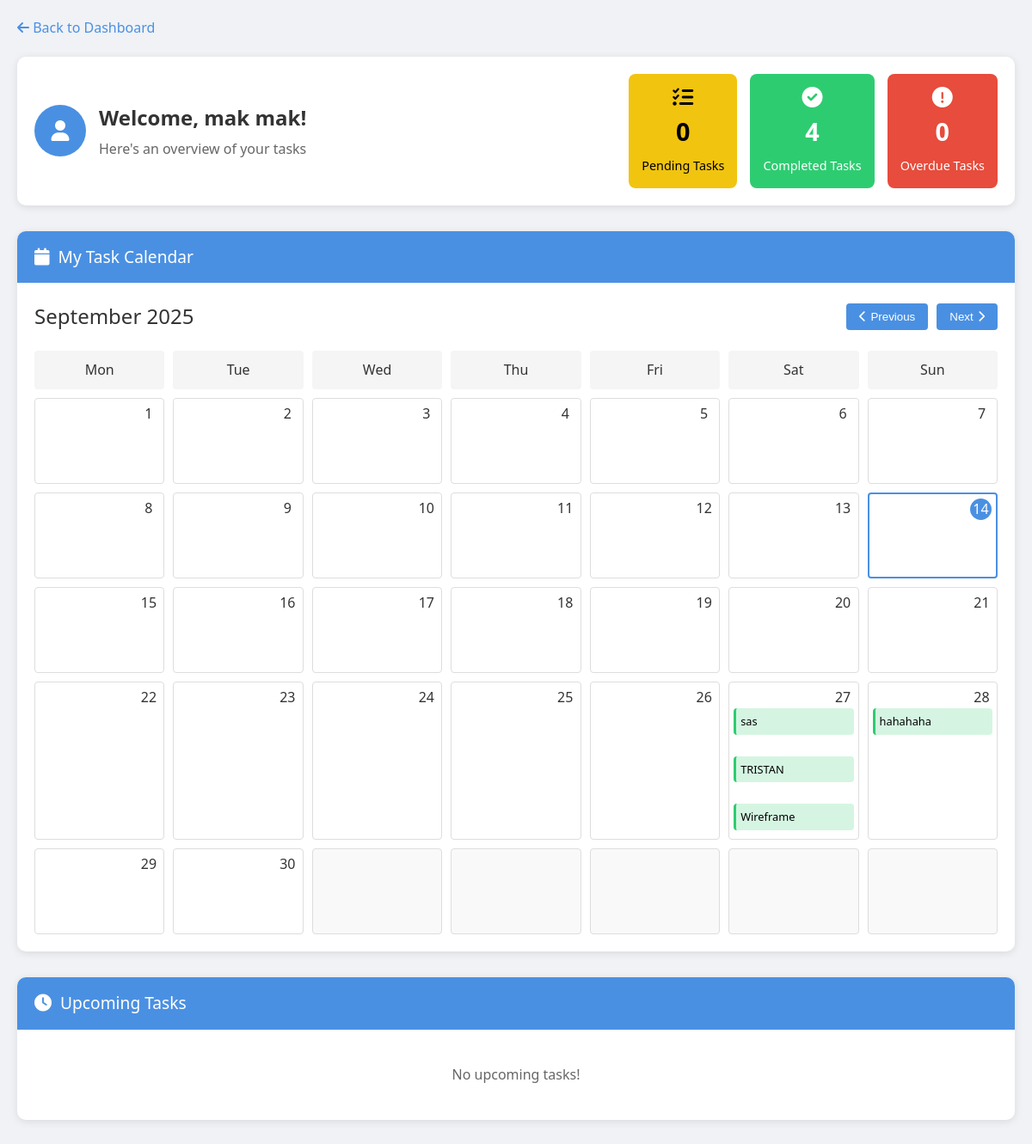
Page /maonani/staff_tasks.php (signed in) on the committed database.
### tables this page shows
CREATE TABLE `users` (
  `id` int(11) NOT NULL,
  `first_name` varchar(100) NOT NULL,
  `last_name` varchar(100) NOT NULL,
  `middle_name` varchar(100) DEFAULT NULL,
  `username` varchar(100) NOT NULL,
  `password` varchar(255) NOT NULL,
  `role` enum('admin','staff') NOT NULL DEFAULT 'staff',
  `phone` varchar(20) DEFAULT NULL
);

CREATE TABLE `tasks` (
  `id` int(11) NOT NULL,
  `title` varchar(255) NOT NULL,
  `description` text NOT NULL,
  `created_by` int(11) NOT NULL,
  `assigned_to` int(11) NOT NULL,
  `created_at` timestamp NOT NULL DEFAULT current_timestamp(),
  `due_date` datetime NOT NULL,
  `status` enum('pending','completed','overdue') NOT NULL DEFAULT 'pending',
  `updated_at` timestamp NOT NULL DEFAULT current_timestamp() ON UPDATE current_timestamp(),
  `priority` enum('low','medium','high') DEFAULT 'medium',
  `completion_notes` text DEFAULT NULL,
  `completed_at` timestamp NULL DEFAULT NULL
);

### maonani/staff_tasks.php (the view, shortened to what this page needs)
<?php
$host = "localhost";
$dbname = "accountant";
$username = "root";
$password = "";
$conn = new mysqli($host, $username, $password, $dbname);
$user_id = $_SESSION['user_id'];
$role = $_SESSION['role'];
$stmt = $conn->prepare("SELECT * FROM users WHERE id = ? AND role = ?");
$stmt->bind_param("is", $user_id, $role);
$stmt->execute();
$result = $stmt->get_result();
$user = $result->fetch_assoc();
$current_date = new DateTime();
$current_month = $current_date->format('Y-m');
$days_in_month = $current_date->format('t');
$month_name = $current_date->format('F');
$year = $current_date->format('Y');
$tasks_stmt = $conn->prepare("
    SELECT t.*,
           u.first_name as assigned_by_name,
           u.last_name as assigned_by_lastname,
           GROUP_CONCAT(DISTINCT ta.file_name) as attachment_names
    FROM tasks t
    LEFT JOIN users u ON t.created_by = u.id
    LEFT JOIN task_attachments ta ON t.id = ta.task_id
    WHERE t.assigned_to = ?
    GROUP BY t.id
    ORDER BY
        CASE
            WHEN t.status = 'pending' AND t.due_date < NOW() THEN 1
            WHEN t.status = 'pending' THEN 2
            WHEN t.status = 'completed' THEN 3
        END,
        t.due_date ASC
");
$tasks_stmt->bind_param("i", $user_id);
$tasks_stmt->execute();
$tasks_result = $tasks_stmt->get_result();
$task_counts = [
    'total' => 0,
    'pending' => 0,
    'completed' => 0,
    'overdue' => 0
];
$calendar_tasks = [];
while ($task = $tasks_result->fetch_assoc()) {
    $task_day = date('j', strtotime($task['due_date']));
    if (!isset($calendar_tasks[$task_day])) {
        $calendar_tasks[$task_day] = [];
    }
    $calendar_tasks[$task_day][] = [
        'id' => $task['id'],
        'title' => $task['title'],
        'status' => $task['status'],
        'due_date' => $task['due_date'],
        'is_overdue' => strtotime($task['due_date']) < time() && $task['status'] !== 'completed'
    ];
    if ($task['status'] === 'completed') {
        $task_counts['completed']++;
    } else {
        if (strtotime($task['due_date']) < time()) {
            $task_counts['overdue']++;
        }
        $task_counts['pending']++;
    }
}
?>
<!DOCTYPE html>
<html lang="en">
<head>
    <link rel="stylesheet" href="https://cdnjs.cloudflare.com/ajax/libs/font-awesome/6.0.0/css/all.min.css">
</head>
<body>
    <div class="dashboard-container">
        <a href="dashboard.php" class="back-button">
            <i class="fas fa-arrow-left"></i> Back to Dashboard
        </a>
        <div class="dashboard-header">
            <div class="user-welcome">
                <div class="user-avatar">
                    <i class="fas fa-user"></i>
                </div>
                <div class="welcome-text">
                    <h1>Welcome, <?php echo htmlspecialchars($user['first_name'] . ' ' . $user['last_name']); ?>!</h1>
                    <p>Here's an overview of your tasks</p>
                </div>
            </div>
            <div class="task-stats">
                <div class="stat-card pending">
                    <i class="fas fa-tasks"></i>
                    <div class="stat-number"><?php echo $task_counts['pending']; ?></div>
                    <div class="stat-label">Pending Tasks</div>
                </div>
                <div class="stat-card completed">
                    <i class="fas fa-check-circle"></i>
                    <div class="stat-number"><?php echo $task_counts['completed']; ?></div>
                    <div class="stat-label">Completed Tasks</div>
                </div>
                <div class="stat-card overdue">
                    <i class="fas fa-exclamation-circle"></i>
                    <div class="stat-number"><?php echo $task_counts['overdue']; ?></div>
                    <div class="stat-label">Overdue Tasks</div>
                </div>
            </div>
        </div>
        <div class="tasks-container">
            <div class="task-section">
                <div class="section-header">
                    <i class="fas fa-calendar"></i>
                    <h2>My Task Calendar</h2>
                </div>
                <div class="calendar-container">
                    <div class="calendar-header">
                        <div class="calendar-title"><?php echo $month_name . ' ' . $year; ?></div>
                        <div class="calendar-nav">
                            <button id="prevMonth"><i class="fas fa-chevron-left"></i> Previous</button>
                            <button id="nextMonth">Next <i class="fas fa-chevron-right"></i></button>
                        </div>
                    </div>
                    <div class="calendar-grid">
                        <div class="calendar-weekday">Mon</div>
                        <div class="calendar-weekday">Tue</div>
                        <div class="calendar-weekday">Wed</div>
                        <div class="calendar-weekday">Thu</div>
                        <div class="calendar-weekday">Fri</div>
                        <div class="calendar-weekday">Sat</div>
                        <div class="calendar-weekday">Sun</div>
                        <?php
                        $today_day = date('j');
                        $today_month = date('n');
                        $today_year = date('Y');
                        for ($day = 1; $day <= $days_in_month; $day++):
                            $is_today = ($day == $today_day && date('n') == $today_month && date('Y') == $today_year);
                        ?>
                            <div class="calendar-day <?php echo $is_today ? 'today' : ''; ?>">
                                <div class="day-number"><?php echo $day; ?></div>
                                <?php if (isset($calendar_tasks[$day])): ?>
                                    <?php foreach ($calendar_tasks[$day] as $task): ?>
                                        <div class="calendar-task <?php
                                            if ($task['status'] === 'completed') {
                                                echo 'completed';
                                            } elseif ($task['is_overdue']) {
                                                echo 'overdue';
                                            } else {
                                                echo 'pending';
                                            }
                                        ?>" onclick="window.location.href='view_task.php?id=<?php echo $task['id']; ?>';">
                                            <?php echo htmlspecialchars($task['title']); ?>
                                        </div>
                                    <?php endforeach; ?>
                                <?php endif; ?>
                            </div>
                        <?php endfor; ?>
                        <?php
                        $last_day_weekday = date('N', strtotime("$current_month-$days_in_month"));
                        $remaining_cells = 7 - $last_day_weekday;
                        if ($remaining_cells < 7):
                            for ($i = 0; $i < $remaining_cells; $i++):
                        ?>
                            <div class="calendar-day empty"></div>
                        <?php
                            endfor;
                        endif;
                        ?>
                    </div>
                </div>
            </div>
            <div class="task-section">
                <div class="section-header">
                    <i class="fas fa-clock"></i>
                    <h2>Upcoming Tasks</h2>
                </div>
                <div class="task-list">
                    <?php
                    $upcoming_count = 0;
                    ?>
                    <?php
                    if ($upcoming_count === 0):
                    ?>
                        <p style="padding: 20px; text-align: center; color: #666;">No upcoming tasks!</p>
                    <?php endif; ?>
                </div>
            </div>
        </div>
    </div>
</body>
</html>

### maonani/staff_tasks.php (style rules this page uses)
:root { --primary-color: #4a90e2; --secondary-color: #2c3e50; --success-color: #2ecc71; --warning-color: #f1c40f; --danger-color: #e74c3c; --light-color: #f5f5f5; --dark-color: #333; --border-color: #ddd; }
* { box-sizing: border-box; margin: 0; padding: 0; }
body { font-family: 'Segoe UI', Tahoma, Geneva, Verdana, sans-serif; line-height: 1.6; color: var(--dark-color); background-color: #f0f2f5; }
.dashboard-container { max-width: 1200px; margin: 0 auto; padding: 20px; }
.back-button { display: inline-block; margin-bottom: 20px; color: var(--primary-color); text-decoration: none; font-weight: 500; }
.dashboard-header { display: flex; justify-content: space-between; align-items: center; margin-bottom: 30px; background-color: white; border-radius: 10px; box-shadow: 0 2px 10px rgba(0, 0, 0, 0.1); padding: 20px; }
.user-welcome { display: flex; align-items: center; }
.user-avatar { width: 60px; height: 60px; border-radius: 50%; background-color: var(--primary-color); color: white; display: flex; justify-content: center; align-items: center; font-size: 24px; margin-right: 15px; }
.welcome-text h1 { font-size: 1.5rem; margin-bottom: 5px; }
.welcome-text p { color: #666; }
.task-stats { display: flex; gap: 15px; }
.stat-card { padding: 15px; border-radius: 8px; color: white; text-align: center; min-width: 120px; }
.stat-card i { font-size: 24px; margin-bottom: 5px; }
.stat-number { font-size: 1.8rem; font-weight: bold; margin-bottom: 5px; }
.stat-label { font-size: 0.9rem; }
.pending { background-color: var(--warning-color); color: #000; }
.completed { background-color: var(--success-color); }
.overdue { background-color: var(--danger-color); }
.task-section { background-color: white; border-radius: 10px; box-shadow: 0 2px 10px rgba(0, 0, 0, 0.1); margin-bottom: 30px; overflow: hidden; }
.section-header { background-color: var(--primary-color); color: white; padding: 15px 20px; display: flex; align-items: center; }
.section-header i { font-size: 20px; margin-right: 10px; }
.section-header h2 { font-size: 1.2rem; font-weight: 500; }
.calendar-container { padding: 20px; }
.calendar-header { display: flex; justify-content: space-between; align-items: center; margin-bottom: 20px; }
.calendar-title { font-size: 1.5rem; font-weight: 500; }
.calendar-nav { display: flex; gap: 10px; }
.calendar-nav button { background-color: var(--primary-color); color: white; border: none; border-radius: 4px; padding: 8px 15px; cursor: pointer; display: flex; align-items: center; gap: 5px; }
.calendar-grid { display: grid; grid-template-columns: repeat(7, 1fr); gap: 10px; }
.calendar-weekday { text-align: center; font-weight: 500; padding: 10px; background-color: #f5f5f5; border-radius: 4px; }
.calendar-day { min-height: 100px; border: 1px solid var(--border-color); border-radius: 4px; padding: 5px; position: relative; }
.calendar-day.empty { background-color: #f9f9f9; }
.calendar-day.today { border: 2px solid var(--primary-color); }
.day-number { position: absolute; top: 5px; right: 5px; width: 25px; height: 25px; display: flex; justify-content: center; align-items: center; font-weight: 500; border-radius: 50%; }
.today .day-number { background-color: var(--primary-color); color: white; }
.calendar-task { margin-top: 25px; margin-bottom: 5px; padding: 5px; border-radius: 4px; font-size: 0.8rem; cursor: pointer; white-space: nowrap; overflow: hidden; text-overflow: ellipsis; }
.calendar-task.completed { background-color: rgba(46, 204, 113, 0.2); border-left: 3px solid var(--success-color); color: #000; }
.task-list { padding: 20px; }

### rows in the picture
users: first_name+last_name "mak mak"
tasks: title "sas"
tasks: title "TRISTAN"
tasks: title "Wireframe"
tasks: title "hahahaha"

### other values in the picture
$task_counts['pending'] "0"
$task_counts['completed'] "4"
$task_counts['overdue'] "0"
